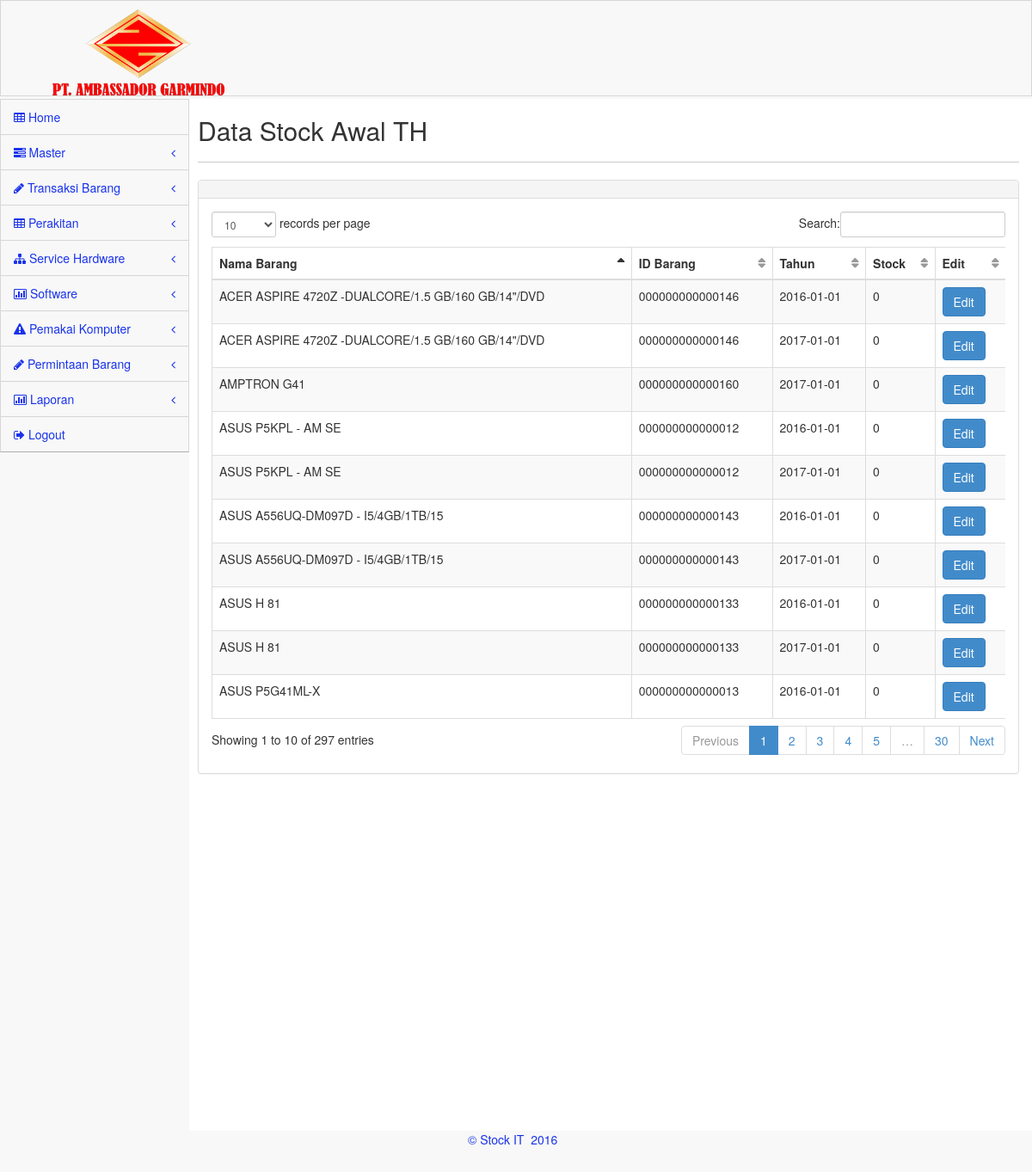
/user.php?menu=stockawalth, run on the app's committed database.
### tables this page shows
CREATE TABLE `stockth` (
  `idbarang` char(60) NOT NULL,
  `blnth` date NOT NULL,
  `stocka` int(11) NOT NULL
);

CREATE TABLE `tbarang` (
  `idbarang` char(15) NOT NULL,
  `barcode` char(100) NOT NULL,
  `idkategori` char(5) NOT NULL,
  `namabarang` char(120) NOT NULL,
  `stockawal` int(11) NOT NULL,
  `stock` int(11) NOT NULL,
  `inventory` char(2) NOT NULL,
  `refil` char(2) NOT NULL,
  `status` char(10) NOT NULL,
  `keterangan` varchar(250) NOT NULL,
  `cek` char(8) NOT NULL,
  `rutin` char(8) NOT NULL,
  `report` char(1) NOT NULL,
  PRIMARY KEY  USING BTREE (`idbarang`)
);

### aplikasi/stockawalth.php (the view, shortened to what this page needs)
        <div class="inner">
            <div class="row">
                <div class="col-lg-12">
                    <h2> Data Stock Awal TH </h2>
                </div>
            </div>
            <hr />
            <div class="row">
            <div class="col-lg-12">
                <div class="panel panel-default">
                    <div class="panel-heading">
	   </div>
                    <div class="panel-body">
                        <div class="table-responsive" style='overflow: scroll;'>
                            <table class="table table-striped table-bordered table-hover" id="dataTables-example">
                                <thead>
                                    <tr>
                                        <th>Nama Barang</th>
                                        <th>ID Barang</th>
                                        <th>Tahun</th>
                                        <th>Stock</th>
							<th>Edit</th>
                                    </tr>
                                </thead>
                                <tbody>
                                   <?$sql = mysql_query("SELECT * FROM stockth,tbarang where stockth.idbarang=tbarang.idbarang ");
if(mysql_num_rows($sql) > 0){
while($data = mysql_fetch_array($sql)){
$idbarang=$data['idbarang'];
$namabarang=$data['namabarang'];
$blnth=$data['blnth'];
$stock=$data['stocka'];
$kataku=$idbarang.'&blnth='.$blnth;
?>
                                    <tr class="gradeC">
                                        <td><? echo $namabarang ?></td>
                                        <td><? echo $idbarang ?></td>
                                        <td><? echo $blnth ?></td>
                                        <td class="center"><? echo $stock ?></td>
							 <td class="center">
							 <button type="submit" class="btn btn-primary" value='<?php echo $kataku; ?>' data-toggle="modal"  data-target="#newReggg" name='tomboledit'  onclick="new sendRequest(this.value)">
                            Edit
                        </button>
							</td>
                                    </tr>
            <?}}?>
                                </tbody>
                            </table>
                        </div>
                    </div>
                </div>
            </div>
        </div>
	                                <div class="col-lg-12">
                </div>

### assets/css/main.css (style rules this page uses)
@media (min-width: 768px) { html, body { height: 100%; } }
body.padTop53 { padding-top: 115px; overflow: visible; }
@media (min-width: 802px) { body.padTop53 { padding-top: 115px; } }
.inner { position: relative; min-height: 1px; padding-right: 15px; padding-left: 10px; background: #fff; border: 0px solid #e4e4e4; min-height:1200px; }
@media (min-width: 768px) { .inner { float: left; width: 100%; } }
.inner .row { margin-right: -15px; margin-left: -15px; }
.inner hr { margin-top: 10px; border-top-color: #ccc; }

### assets/css/MoneAdmin.css (style rules this page uses)
body { background-color: #f8f8f8; }
table.dataTable thead .sorting, table.dataTable thead .sorting_asc:after, table.dataTable thead .sorting_desc, table.dataTable thead .sorting_asc_disabled, table.dataTable thead .sorting_desc_disabled { background: transparent; }
table.dataTable thead .sorting_asc:after { content: "\f0de"; float: right; font-family: fontawesome; }
table.dataTable thead .sorting:after { content: "\f0dc"; float: right; font-family: fontawesome; color: rgba(50,50,50,.5); }

### data on the page
stockth: idbarang.namabarang "ASUS P5KPL - AM SE", idbarang.idbarang "000000000000012", blnth "2016-01-01", stocka "0"
stockth: idbarang.namabarang "ASUS P5G41ML-X", idbarang.idbarang "000000000000013", blnth "2016-01-01", stocka "0"
stockth: idbarang.namabarang "ASUS H 81", idbarang.idbarang "000000000000133", blnth "2016-01-01", stocka "0"
stockth: idbarang.namabarang "ASUS A556UQ-DM097D - I5/4GB/1TB/15", idbarang.idbarang "000000000000143", blnth "2016-01-01", stocka "0"
stockth: idbarang.namabarang "ACER ASPIRE 4720Z -DUALCORE/1.5 GB/160 GB/14\"/DVD", idbarang.idbarang "000000000000146", blnth "2016-01-01", stocka "0"
stockth: idbarang.namabarang "ASUS P5KPL - AM SE", idbarang.idbarang "000000000000012", blnth "2017-01-01", stocka "0"
stockth: idbarang.namabarang "ASUS H 81", idbarang.idbarang "000000000000133", blnth "2017-01-01", stocka "0"
stockth: idbarang.namabarang "ASUS A556UQ-DM097D - I5/4GB/1TB/15", idbarang.idbarang "000000000000143", blnth "2017-01-01", stocka "0"
stockth: idbarang.namabarang "ACER ASPIRE 4720Z -DUALCORE/1.5 GB/160 GB/14\"/DVD", idbarang.idbarang "000000000000146", blnth "2017-01-01", stocka "0"
stockth: idbarang.namabarang "AMPTRON G41", idbarang.idbarang "000000000000160", blnth "2017-01-01", stocka "0"
